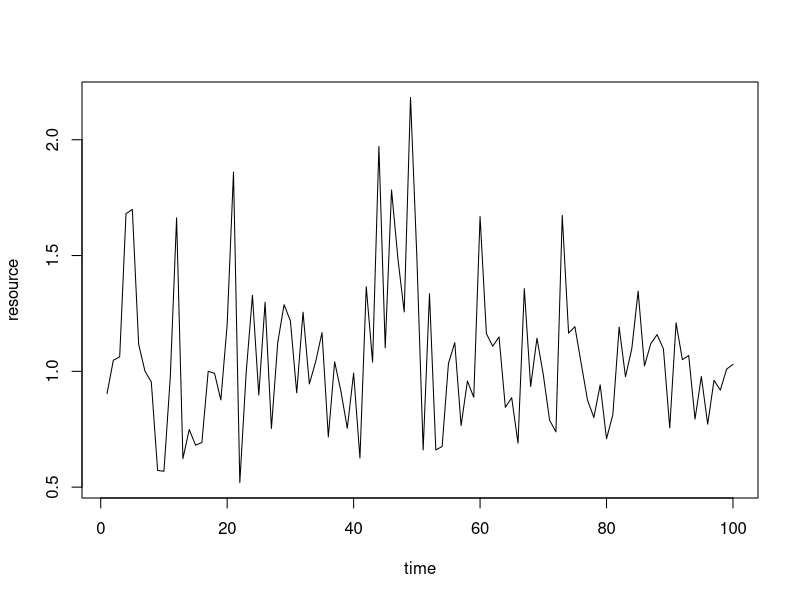
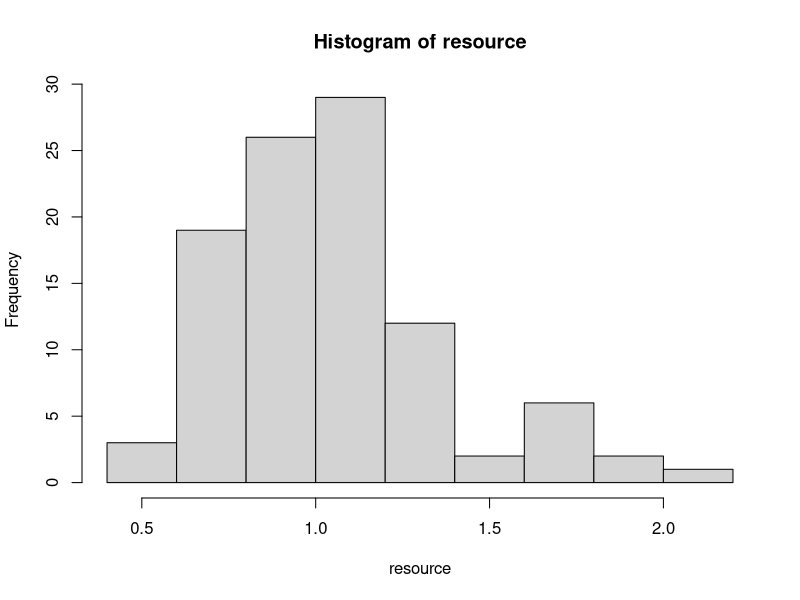
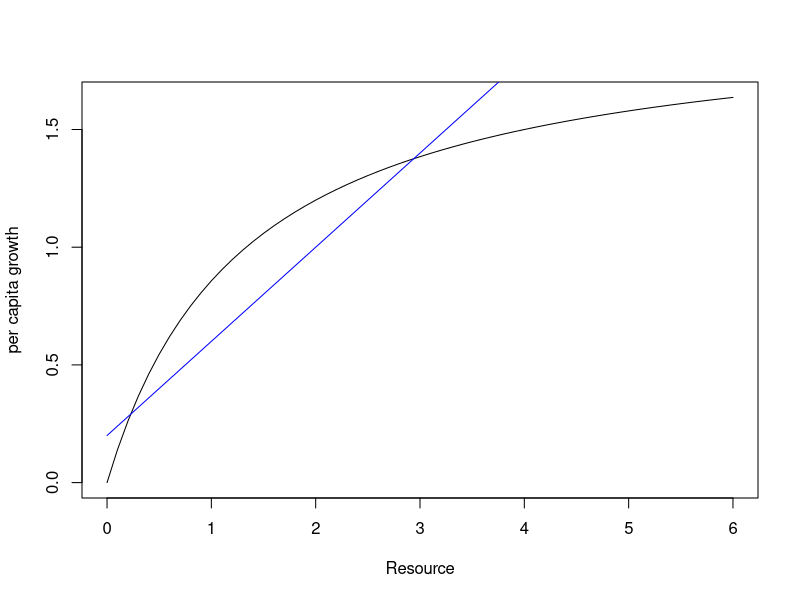
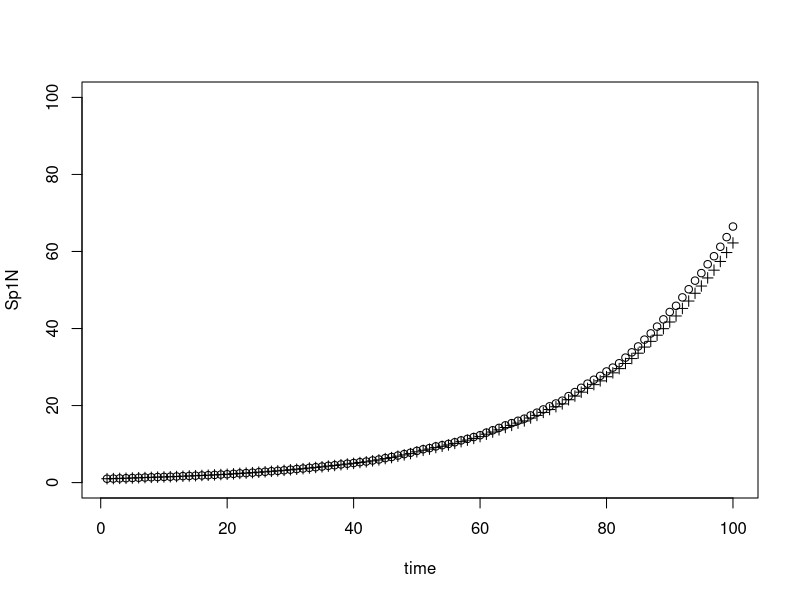

The R source for these figures, in order:
#It should be noted that Chesson (2000) seems to think that too much 
#has been made of carrying capacities

#When two species have different responses to the envrionment

time<-seq(1,100,by=1)
#resource<-rlnorm(meanlog=1, sdlog=.5, n=100)
resource<-rlnorm(meanlog=.005, sdlog=.3, n=100)
plot(resource~time, type="l")
hist(resource)

Resource<-seq(0,6,by=.1)
Sp1a<-1.5
Sp1b<-.5
Sp1Gr<-(Sp1a*Resource)/(1+Sp1a*Sp1b*Resource)

Sp2a<-.2
Sp2b<-.4
Sp2Gr<-Sp2a+Sp2b*Resource

plot(Sp1Gr~Resource, type="l", ylab="per capita growth")
points(Sp2Gr~Resource, col="blue", type="l")

Sp1N<-1
Sp2N<-1
#Sp1R<-input$Sp1R
#Sp2R<-input$Sp2R

Sp1R<-.05
Sp2R<-.05

for (i in 1:99){Sp1N[i+1]<-Sp1N[i]+Sp1N[i]*Sp1R*((Sp1a*resource[i])/(1+Sp1a*Sp1b*resource[i]))
                 Sp2N[i+1]<-Sp2N[i]+Sp2N[i]*Sp2R*(Sp1b+Sp1b*resource[i]/Sp1a)}

plot(Sp1N~time, ylim=c(0,100))
points(Sp2N~time, pch=3)

#insert K's and an indivator of coexistence in bth LV and this module.